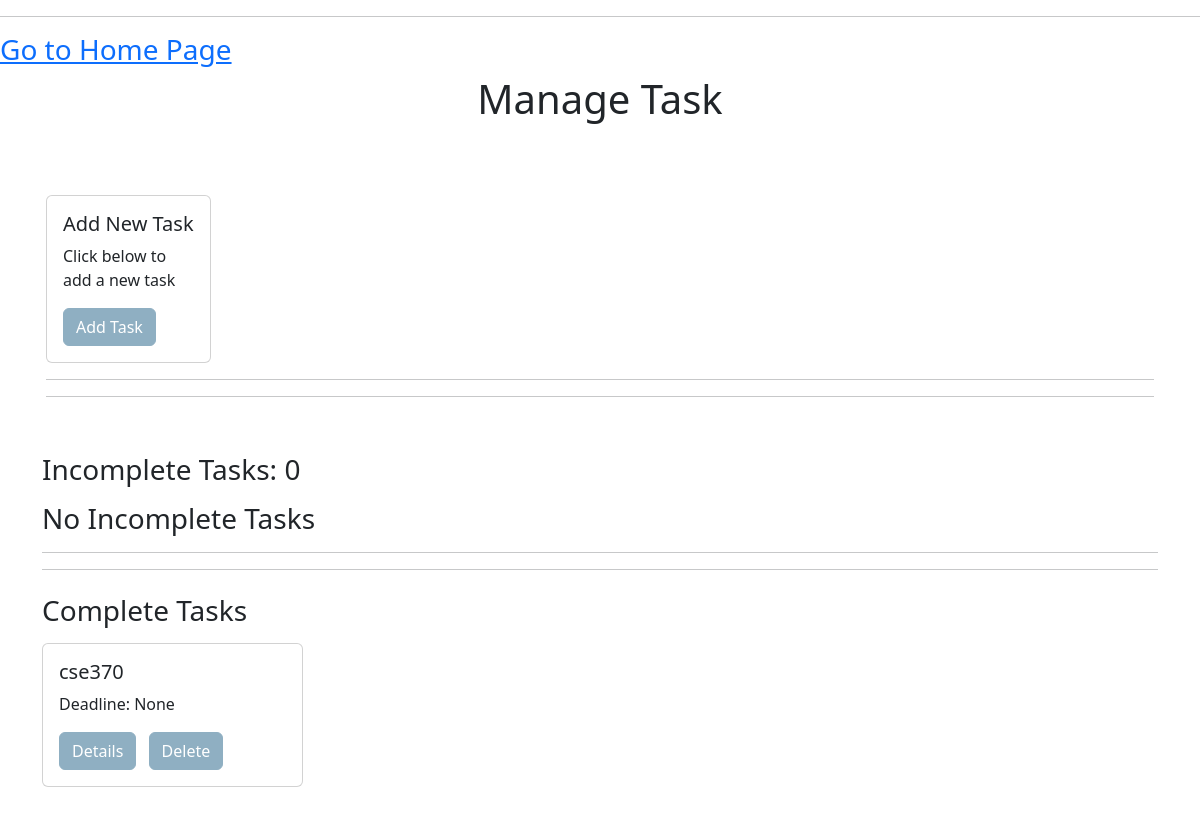
Before: /tasks/ (signed in) with the older database file.
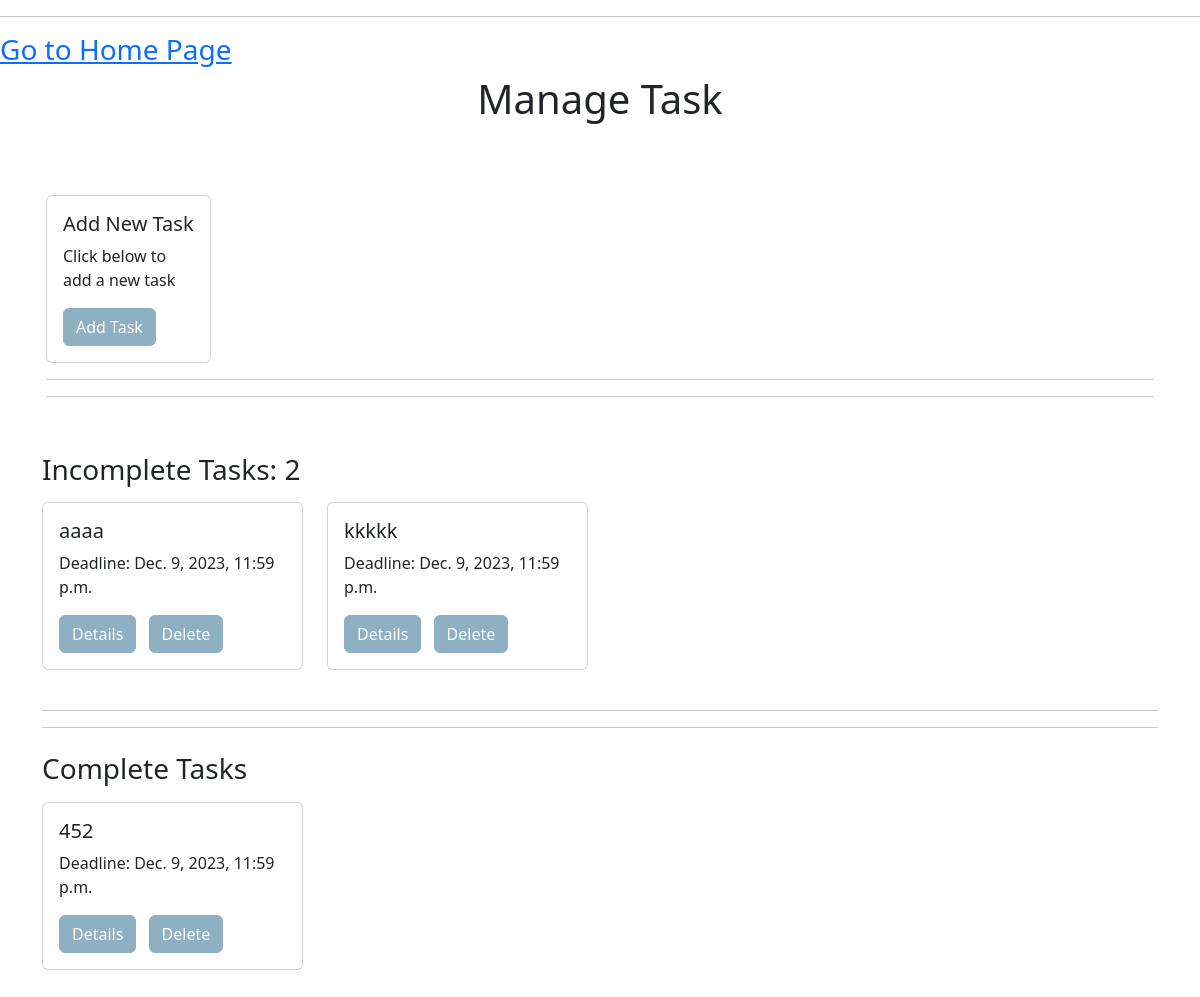
After: the same page with the newer database file.
### base/models.py (models this page shows, shortened)
class MyTask(models.Model):
    userID = models.ForeignKey(User, on_delete=models.CASCADE)
    title = models.CharField(max_length=200)
    discription = models.TextField(null=True, blank=True)
    deadline = models.DateTimeField(null= True, blank= True)
    status = models.BooleanField(default=False)

### base/views.py (the view)
# urls.py: path('tasks/', All_Task.as_view(), name='allTask'),
class All_Task(LoginRequiredMixin, ListView):
    model = MyTask
    ordering = ['deadline']
    context_object_name = 'tasks'
    def get_context_data(self, **kwargs):
        context = super().get_context_data(**kwargs)
        user = self.request.user
        unfinished_tasks = MyTask.objects.filter(userID=user, status=False)
        finished_tasks = MyTask.objects.filter(userID=user, status=True)
        context['unfinished_tasks'] = unfinished_tasks
        context['finished_tasks'] = finished_tasks
        context['count_unfinished'] = unfinished_tasks.count()
        return context

### base/templates/base/mytask_list.html (shortened to what this page needs)
<!DOCTYPE html>
<html lang="en">
<head>
    <link href="https://cdn.jsdelivr.net/npm/bootstrap@5.3.0/dist/css/bootstrap.min.css" rel="stylesheet">
</head>
<body>
    <hr>
    <h3>
        <a href="{% url 'home' %}">Go to Home Page</a>
    </h3>
    <div class="container pb-5">
        <div class="row">
            <div class="col-12 text-center header-margin">
                <h1>Manage Task</h1>
            </div>
        </div>
    </div>
    <div class="container p-3">
        <div class="row">
            <div class="col-md-2">
                <div class="card">
                    <div class="card-body">
                        <h5 class="card-title">Add New Task</h5>
                        <p class="card-text">Click below to add a new task</p>
                        <a href="{% url 'add_task' %}" class="btn btn-primary custom-button">Add Task</a>
                    </div>
                </div>
            </div>
        </div>
        <hr>
        <hr>
    </div>
    <div class="container mt-4">
        <h3>Incomplete Tasks: {{ count_unfinished }}</h2>
        </h3>
        <div class="row">
            {% for task in unfinished_tasks %}
            <div class="col-md-3 mb-4 pr-2">
                <div class="card">
                    <div class="card-body">
                        <h5 class="card-title">{{ task.title }}</h5>
                        <p class="card-text">Deadline: {{ task.deadline }}</p>
                        <a href="{% url 'task' task.id %}" class="btn btn-primary custom-button me-2">Details</a>
                        <a href="{% url 'task-delete' task.id %}" class="btn btn-danger custom-button">Delete</a>
                    </div>
                </div>
            </div>
            {% endfor %}
        </div>
        {% if unfinished_tasks|length == 0 %}
        <h3>No Incomplete Tasks</h3>
        {% endif %}
        <hr>
        <hr>
    </div>
    <div class="container mt-4">
        <h3>Complete Tasks</h3>
        <div class="row">
            {% for task in finished_tasks %}
            <div class="col-md-3 mb-4 pr-2">
                <div class="card">
                    <div class="card-body">
                        <h5 class="card-title">{{ task.title }}</h5>
                        <p class="card-text">Deadline: {{ task.deadline }}</p>
                        <a href="{% url 'task' task.id %}" class="btn btn-primary custom-button me-2">Details</a>
                        <a href="{% url 'task-delete' task.id %}" class="btn btn-danger custom-button">Delete</a>
                    </div>
                </div>
            </div>
            {% endfor %}
        </div>
    </div>
</body>
</html>

Changed rows visible on the page:
removed MyTask: title "cse370", deadline "None", shown under "Complete Tasks"
added MyTask: title "aaaa", deadline "Dec. 9, 2023, 11:59 p.m.", shown under "Incomplete Tasks: 2"
added MyTask: title "kkkkk", deadline "Dec. 9, 2023, 11:59 p.m.", shown under "Incomplete Tasks: 2"
added MyTask: title "452", deadline "Dec. 9, 2023, 11:59 p.m.", shown under "Complete Tasks"
Other visible differences:
{{ count_unfinished }}: "0" → "2"
text no longer shown: "No Incomplete Tasks"
